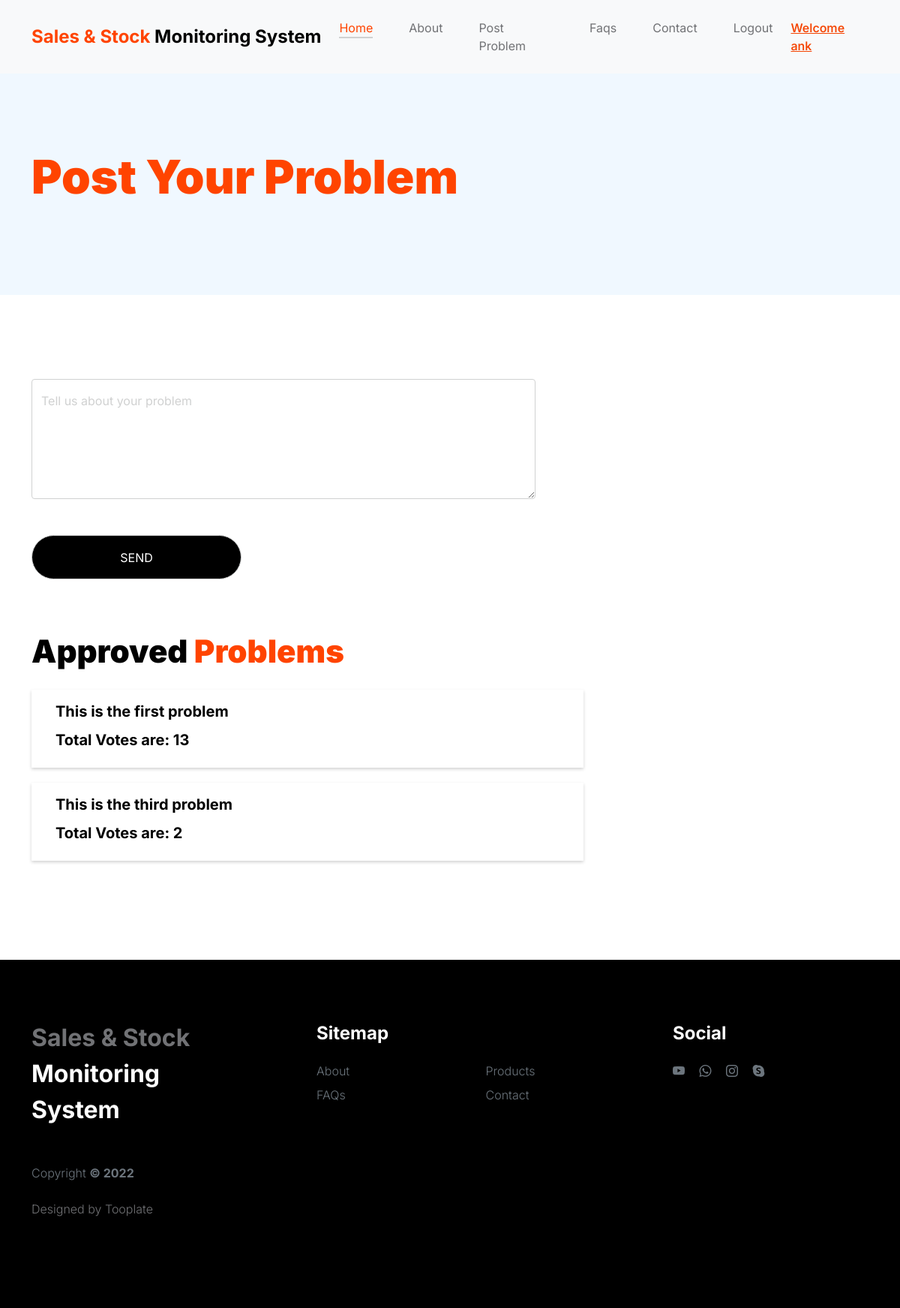
/problem/ (signed in), run on an earlier commit of the app's database.
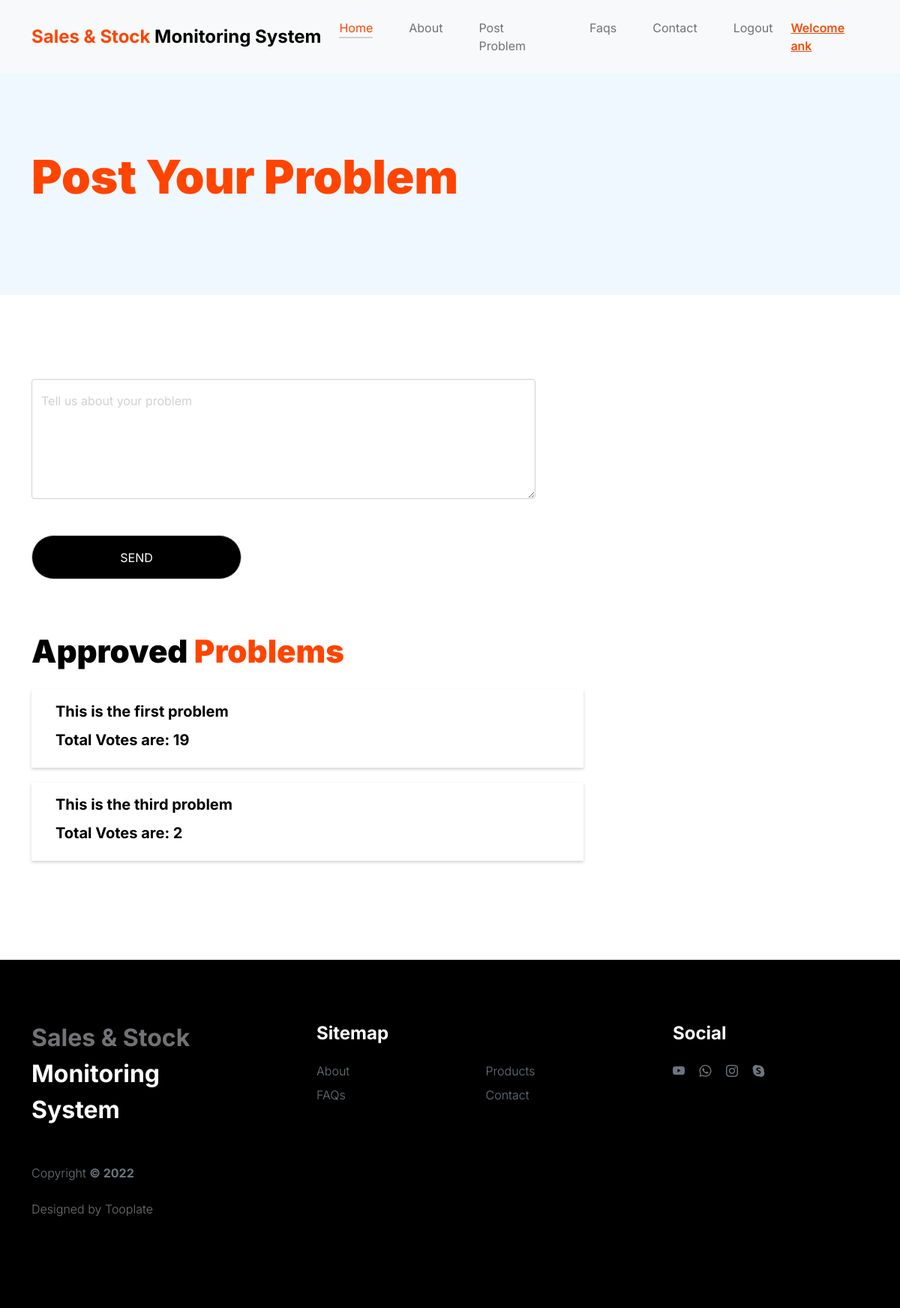
And on a later commit of the database.
### app1/models.py (models this page shows)
class Problems(models.Model):
    problem = models.CharField(max_length=30)
    isappoved = models.BooleanField(default=False, null=True)
    count = models.IntegerField(default=1)
    owner  = models.ForeignKey(signUp, on_delete=models.CASCADE, null=True, blank=True)
    def __str__(self):
        return str(self.problem)

### app1/views.py (the view, shortened to what this page needs)
# urls.py: path('problem/', views.problem, name='PROBLEM'),
def problem (request):
    if 'email' in request.session:
        name = signUp.objects.get(email = request.session['email'])
        probl = Problems.objects.filter(owner=name)
        print(probl)
        return render(request,'problem.html', {'name': name, 'probl': probl})
    return redirect('LOGIN1')

### app1/models.py (called while the page is built)
    def __str__(self):
        return self.name

### app1/templates/problem.html (shortened to what the changed rows need)
{% load static %}
<!doctype html>
<html lang="en">
<head>
    <link href=" {% static 'css/bootstrap.min.css' %} " rel="stylesheet">
    <link href=" {% static 'css/bootstrap-icons.css' %} " rel="stylesheet">
    <link rel="stylesheet" href=" {% static 'css/slick.css' %} " />
    <link href=" {% static 'css/tooplate-little-fashion.css' %} " rel="stylesheet">
</head>
<body>
    <main>
        <header class="site-header section-padding d-flex justify-content-center align-items-center">
            <div class="container">
                <div class="row">
                    <div class="col-lg-10 col-12">
                        <h1>
                            <span class="d-block text-primary">Post Your Problem</span>
                        </h1>
                    </div>
                </div>
            </div>
        </header>
        <section class="faq section-padding">
            <div class="container">
                <div class="row">
                    {% if probl %}
                    <div class="col-lg-8 col-12">
                        <h2 class="mt-5">Approved <span>Problems</span></h2>
                        {% for i in probl %}
                        {% if i.isappoved == True %}
                        <div class="data"
                        style="box-shadow: rgba(0, 0, 0, 0.18) 0px 2px 4px;
                        margin: 20px 0px;
                        padding: 14px 32px;
                        align-items: center;
                        ">
                            <h6>
                                {{i.problem}}
                            </h6>
                            <h6>
                                Total Votes are: {{i.count}}
                            </h6>
                        </div>
                        {% endif %}
                        {% endfor %}
                    </div>
                    {% endif %}
                </div>
            </div>
        </section>
    </main>
</body>
</html>

What changed in the data, as far as the page shows it:
changed Problems "This is the first problem": count "13" → "19"
